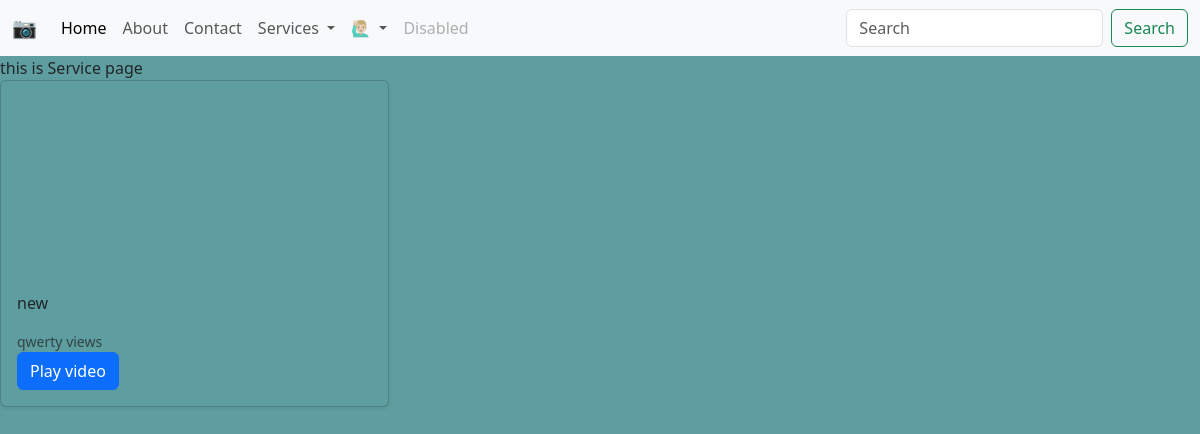
Page /service on the earlier database version.
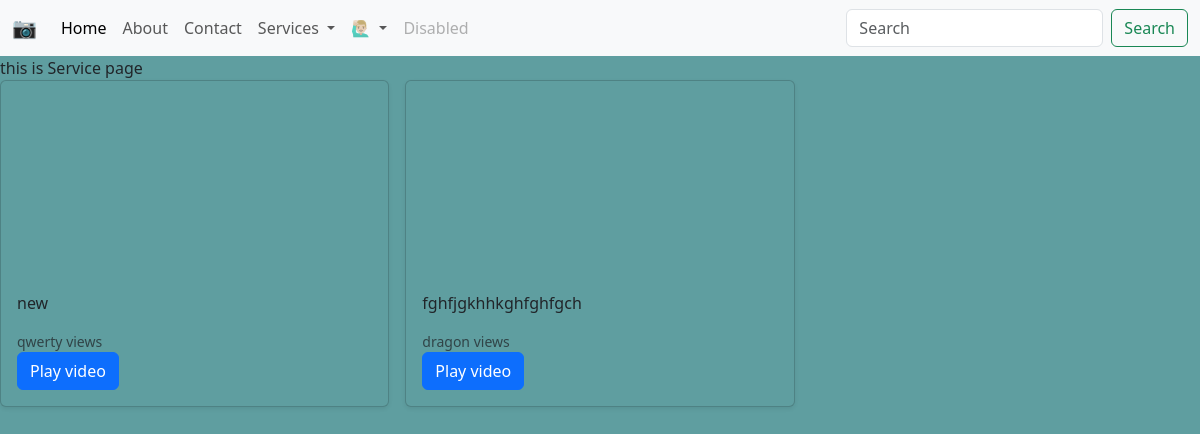
Same page on the later database version.
### home/models.py (models this page shows, shortened)
class Video(models.Model):
    title = models.CharField(max_length=100)
    description = models.TextField()
    upload_date = models.DateTimeField(auto_now_add=True)
    file = models.FileField(upload_to='videos/', validators=[FileExtensionValidator(allowed_extensions=['mp4', 'avi', 'mov'])])

### home/views.py (the view)
# urls.py: path("service", views.service, name='service'),
def service(request):
    videos = Video.objects.all()
    return render(request,'service.html',{'videos': videos})

### templates/service.html (shortened to what this page needs)
{% extends "base.html" %}
{% block body %}
this is Service page
<main>
  <div class="row row-cols-1 row-cols-sm-2 row-cols-md-3 g-3">
    {% for video_item in videos %}
    <div class="col">
      <div class="card shadow-sm" tabindex="4">
        <video src="{{ video_item.file.url }}" class="thumbnail-video">
        </video>
        <div class="card-body">
          <p class="card-text">{{ video_item.description }}</p>
          <div class="d-flex justify-content-between align-items-center">
            <small class="text-body-secondary">{{ video_item.title }} views</small>
          </div>
          <button type="button" class="btn btn-primary play-video" data-bs-toggle="modal"
            data-bs-target="#staticBackdrop" data-video-src="{{ video_item.file.url }}"
            data-video-title="{{ video_item.title }}" data-video-description="{{ video_item.description }}">
            Play video
          </button>
        </div>
      </div>
    </div>
    {% endfor %}
  </div>
</main>
{% endblock body %}

Differences in the rows shown:
added Video: description "fghfjgkhhkghfghfgch", title "dragon"
